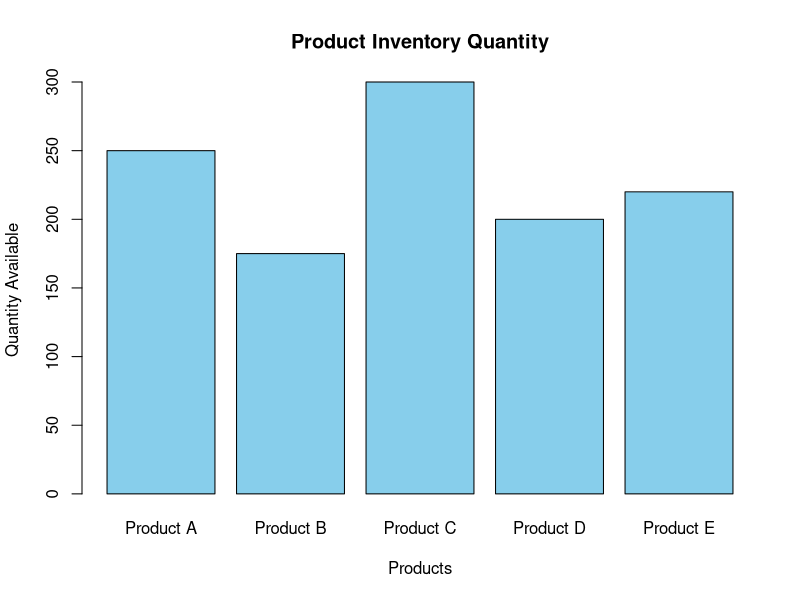

This figure's R source:
# Dataset
products <- c("Product A", "Product B", "Product C", "Product D", "Product E")
quantity <- c(250, 175, 300, 200, 220)

# Bar Chart
barplot(quantity,
        names.arg = products,
        col = "skyblue",
        xlab = "Products",
        ylab = "Quantity Available",
        main = "Product Inventory Quantity")
